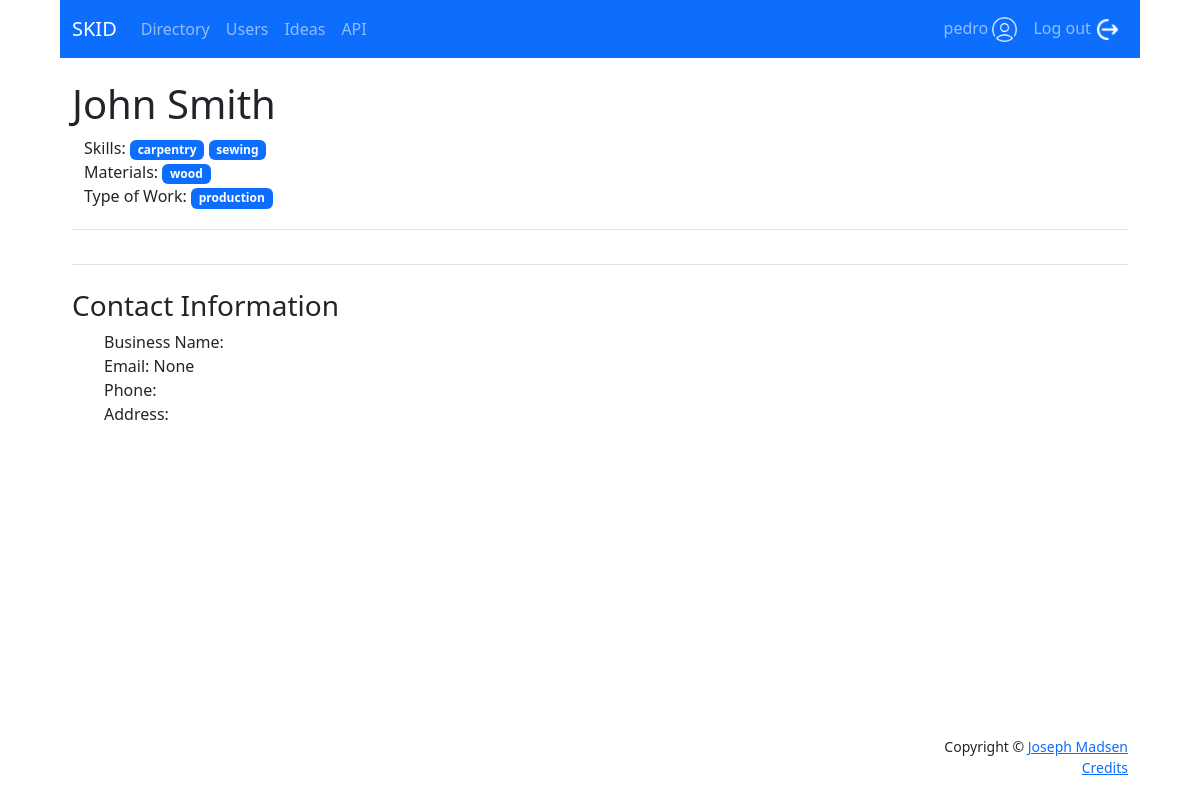
Page /directory/users/2/ (signed in) on the committed database.
### users/models.py (models this page shows, shortened)
class Profile(models.Model):
    user_id = models.OneToOneField(User, on_delete=models.CASCADE)
    business_name = models.CharField(max_length=100, blank=True)
    email_public = models.EmailField(
        'Public Email',
        blank=True,
        null=True,
        max_length=100,
        )
    phone_number = PhoneField(blank=True)
    address = models.CharField(max_length=150, blank=True)
    city = models.CharField(max_length=150, blank=True)
    state_province = models.CharField('State or Province', max_length=100, blank=True)
    zip_code = models.CharField('Zip or Postal Code', max_length=10, blank=True)
    country = models.CharField(max_length=56, blank=True)
    about = models.TextField(blank=True)
    skills = models.ManyToManyField(
        to=Skill,
        related_name='profile',
        blank=True,
        help_text='hold ctrl or cmd to select more than one'
        )
    materials = models.ManyToManyField(
        to=Material,
        related_name='profile',
        blank=True,
        help_text='hold ctrl or cmd to select more than one'
        )
    type_of_work = models.ManyToManyField(
        to=WorkType,
        related_name='profile',
        blank=True,
        help_text='hold ctrl or cmd to select more than one'
        )

class Skill(models.Model):
    skill = models.CharField(max_length=100, unique=True)
    def __str__(self):
        return self.skill

class Material(models.Model):
    material = models.CharField(max_length=100, unique=True)
    def __str__(self):
        return self.material

class WorkType(models.Model):
    work_type = models.CharField(max_length=100, unique=True)
    def __str__(self):
        return self.work_type

### directory/views.py (the view)
# urls.py: path('users/<int:id>/', views.user_detail_view, name='user_detail'),
def user_detail_view(request, id):
    try:
        profile = Profile.objects.filter(user_id__id=id).first()
        context = {
            'profile': profile,
        }
        return render(request, 'directory/user_detail.html', context)
    except Exception as err:
        print("ERROR: ", str(err))
        context = {'error': str(err)}
        return render(request, 'error_page.html', context, content_type='text/html')

### directory/templates/directory/user_detail.html (shortened to what this page needs)
{% extends 'base.html' %}
{% block content %}
{% if user.is_authenticated %}
    <div class="container">
        <h1>{{ profile.user_id.first_name }} {{ profile.user_id.last_name }}</h1>
        <div class="container">
            Skills:
            {% for skill in profile.skills.all %}
            <a href="{% url 'directory:user_skill' skill.id %}"
                class="badge bg-primary" style="text-decoration: none;">
                {{ skill }}
            </a>
            {% endfor %}
            <br>
            Materials:
            {% for material in profile.materials.all %}
            <a href="{% url 'directory:user_material' material.id %}"
                class="badge bg-primary" style="text-decoration: none;">
                {{ material }}
            </a>
            {% endfor %}
            <br>
            Type of Work:
            {% for type in profile.type_of_work.all %}
            <a href="{% url 'directory:user_work_type' type.id %}"
                class="badge bg-primary" style="text-decoration: none;">
                {{ type }}
            </a>
            {% endfor %}
        </div>
        <div class="spacer"></div>
        <div class="spacer"></div>
        <div class="border-bottom mb-4"></div>
        <div class="spacer"></div>
        <div class="border-bottom mb-4"></div>
        <h3>Contact Information</h3>
        <ul style="list-style-type:none;">
            <li>Business Name: {{ profile.business_name }}</li>
            <li>Email: {{ profile.email_public }}</li>
            <li>Phone: {{ profile.phone_number }}</li>
            <li>
                Address:<br>
                {{ profile.address }}<br>
                {{ profile.state_province }}<br>
                {{ profile.city }}<br>
                {{ profile.country }}<br>
            </li>
        </ul>
    </div>
{% else %}
    <div class="container">
        <h5>Must be logged in to view this page.</h5>
    </div>
{% endif %}
{% endblock content %}

### users/templates/base.html (shortened to what this page needs)
<!DOCTYPE html>
<html lang="en">
<head>
    <link rel="stylesheet" href="https://cdn.jsdelivr.net/npm/bootstrap@5.3.0-alpha1/dist/css/bootstrap.min.css"
      rel="stylesheet"
>
    {% load static %}
    <link rel="stylesheet" href="{% static 'css/styles.css' %}">
</head>
<body>
<div class="header">
{% block navbar %}
<nav class="navbar navbar-expand-lg bg-primary" data-bs-theme="dark">
  <div class="container-fluid">
    <a class="navbar-brand" href="{% url 'home' %}">SKID</a>
    <div class="collapse navbar-collapse" id="navbarSupportedContent">
      <div class="navbar-nav">
        <a class="nav-link" aria-current="page" href="{% url 'directory:directory' %}">Directory</a>
        <a class="nav-link" aria-current="page" href="{% url 'directory:users' %}">Users</a>
        <a class="nav-link" aria-current="page" href="{% url 'directory:ideas' %}">Ideas</a>
        <a class="nav-link" aria-current="page" href="/api">API</a>
      </div>
      <div class="navbar-nav ms-auto">
        {% if user.is_authenticated %}
          <a id="id_nav_user" class="nav-link" href="{% url 'users:profile' user.id %}">{{ user }} <img class="icon" src="{% static 'images/user.png' %}" alt=""></a>
          <a id="id_nav_logout" class="nav-link" href="{% url 'account_logout' %}">Log out <img class="icon" src="{% static 'images/logout.png' %}" alt=""></a>
        {% endif %}
      </div>
    </div>
  </div>
</nav>
<div class="spacer"></div>
{% endblock navbar %}
</div>
<div class="content-wrap">
{% block content %}
{% endblock content %}
</div>
<div class="footer">
{% block footer %}
<div class="container">
  <footer class="mt-auto py-3 bg-grey">
    <p class="m-0 text-dark text-end small">Copyright &copy; <a href="https://www.josephmadsen.com">Joseph Madsen</a></p>
    <p class="m-0 text-dark text-end small"><a href="{% url 'credits' %}">Credits</a></p>
  </footer>
</div>
{% endblock footer %}
</div>
</body>
</html>

### users/static/css/styles.css (style rules this page uses)
body { max-width: 1080px; margin: auto; }
.header { height: 80px; }
.content-wrap { min-height: calc(100vh - 160px); }
.footer { height: 80px; }
.icon { height: 25px; width: 25px; }
.spacer { min-width: 10px; min-height: 10px; }

### rows in the picture
Profile: user_id.first_name "John", user_id.last_name "Smith", email_public "None"
Skill: skill "carpentry"
Skill: skill "sewing"
Material: material "wood"
WorkType: work_type "production"

### other values in the picture
{{ user }} "pedro"
